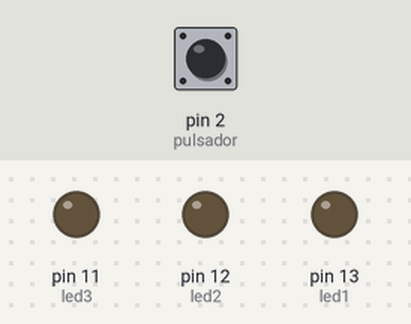
Recording of a sketch running on a simulated Arduino Uno, built with avr-gcc and run on an emulated ATmega328P. On the bench: output pins drawn as LEDs (lit = HIGH). Dashed ring = blinking. Inputs (shaded band) come from the test bench; at power-on: pin 2 (pulsador) LOW.

Above: at 1.2 s.
1.3 s: pin 2 (pulsador) pulled HIGH for 0.15 s
At 2.6 s:
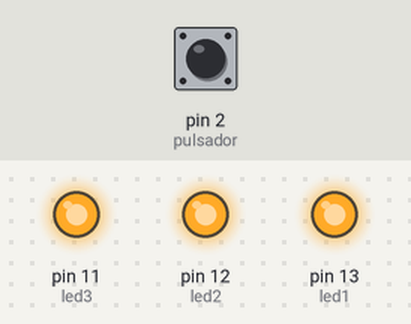
2.9 s: pin 2 (pulsador) pulled HIGH for 3.2 s
At 3.06 s:
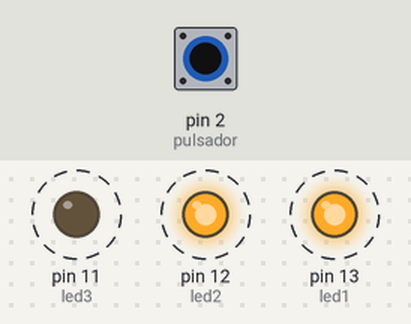
Timing chart, 0 to 7.6 s (numbered marks = the images above; inputs shaded):
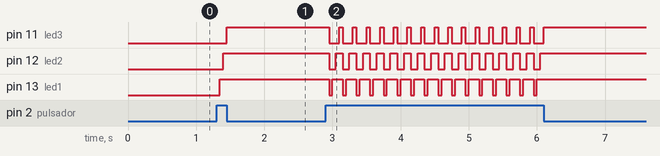

The sketch:

5_Pulsador_case.ino
```cpp
// Declaración de variables

int led1=13;
int led2=12;
int led3=11;
int pulsador = 2;

int opcion=0;       // variable para elegir distintos casos

void setup(){
 // Serial.begin(9600);     // Inicia a comunicación serie
  pinMode(led1, OUTPUT);    // Configuramos o LED como saída
  pinMode(led2, OUTPUT);
  pinMode(led3, OUTPUT);
}

void loop(){
   if (digitalRead(pulsador) == HIGH){  // Esta el pulsado
    delay(50);            // esperamos 100ms
    opcion++;             // incrementamos la varaible opcion
    if(opcion==4){        // cuando la opcion llegue a 4
      opcion=0;           // la ponemos a 0
   }
  }

  switch(opcion){               //elije opcion
    case 0: digitalWrite(led1, LOW);
            digitalWrite(led2, LOW);
            digitalWrite(led3, LOW);
            break;
    case 1: digitalWrite(led1, HIGH);
            digitalWrite(led2, LOW);
            digitalWrite(led3, LOW);
            break;
    case 2: digitalWrite(led1, HIGH);
            digitalWrite(led2, HIGH);
            digitalWrite(led3, LOW);
            break;
    case 3: digitalWrite(led1, HIGH);
            digitalWrite(led2, HIGH);
            digitalWrite(led3, HIGH);
            break;
    }         //cierra el switch
 }            // cierra el loop
```

Measured:
- after the input at 1.3 s, pin 11 (led3): LOW → HIGH after 0.15 s; pin 12 (led2): LOW → HIGH after 0.10 s; pin 13 (led1): LOW → HIGH after 0.05 s
- after the input at 2.9 s, pin 11 (led3): alternates HIGH for 0.05 s and LOW for 0.15 s, 32 changes in all, then stays HIGH, starting after 0.05 s; pin 12 (led2): alternates HIGH for 0.10 s and LOW for 0.10 s, 32 changes in all, then stays HIGH, starting after 0.05 s
